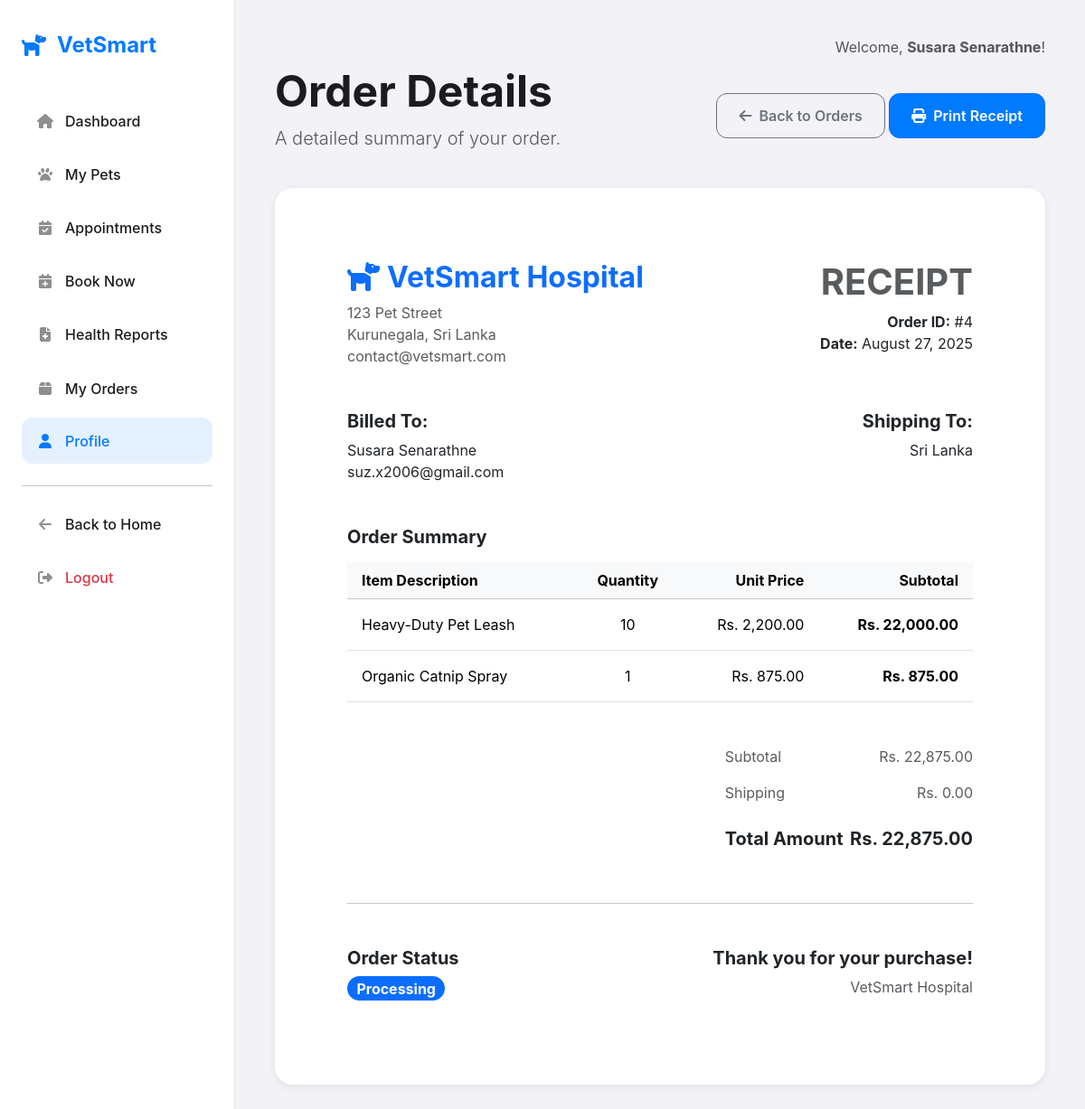
The app's page /VetSmart/client/view_order.php?order_id=4 (signed in) with its own data.
### tables this page shows
CREATE TABLE `orders` (
  `order_id` int(11) NOT NULL,
  `client_id` int(11) NOT NULL,
  `total_amount` decimal(10,2) NOT NULL,
  `shipping_address` text NOT NULL,
  `order_status` enum('Pending','Processing','Shipped','Delivered','Cancelled') NOT NULL DEFAULT 'Pending',
  `stripe_payment_intent_id` varchar(255) NOT NULL,
  `order_date` timestamp NOT NULL DEFAULT current_timestamp()
);

CREATE TABLE `users` (
  `user_id` int(11) NOT NULL,
  `full_name` varchar(255) NOT NULL,
  `email` varchar(255) NOT NULL,
  `password` varchar(255) NOT NULL,
  `phone_number` varchar(20) DEFAULT NULL,
  `address` text DEFAULT NULL,
  `role` enum('client','admin') NOT NULL DEFAULT 'client',
  `created_at` timestamp NOT NULL DEFAULT current_timestamp()
);

CREATE TABLE `order_items` (
  `order_item_id` int(11) NOT NULL,
  `order_id` int(11) NOT NULL,
  `product_id` int(11) NOT NULL,
  `quantity` int(11) NOT NULL,
  `price_per_item` decimal(10,2) NOT NULL
);

CREATE TABLE `products` (
  `product_id` int(11) NOT NULL,
  `name` varchar(255) NOT NULL,
  `description` text NOT NULL,
  `price` decimal(10,2) NOT NULL,
  `stock_quantity` int(11) NOT NULL DEFAULT 0,
  `image_url` varchar(255) DEFAULT 'https://placehold.co/600x400/E8F5E9/4CAF50?text=VetSmart',
  `created_at` timestamp NOT NULL DEFAULT current_timestamp()
);

### VetSmart/client/view_order.php (the view, shortened to what this page needs)
<?php
include 'includes/header.php';
$order_id = intval($_GET['order_id']);
$client_id = $_SESSION['user_id'];
$sql_order = "SELECT o.order_id, o.total_amount, o.shipping_address, o.order_date, o.order_status, u.full_name, u.email
              FROM orders o
              JOIN users u ON o.client_id = u.user_id
              WHERE o.order_id = ? AND o.client_id = ?";
$stmt_order = mysqli_prepare($conn, $sql_order);
mysqli_stmt_bind_param($stmt_order, "ii", $order_id, $client_id);
mysqli_stmt_execute($stmt_order);
$result_order = mysqli_stmt_get_result($stmt_order);
$order = mysqli_fetch_assoc($result_order);
$order_items = [];
$sql_items = "SELECT oi.quantity, oi.price_per_item, p.name
             FROM order_items oi
             JOIN products p ON oi.product_id = p.product_id
             WHERE oi.order_id = ?";
$stmt_items = mysqli_prepare($conn, $sql_items);
mysqli_stmt_bind_param($stmt_items, "i", $order_id);
mysqli_stmt_execute($stmt_items);
$result_items = mysqli_stmt_get_result($stmt_items);
if($result_items) {
    while($row = mysqli_fetch_assoc($result_items)) {
        $order_items[] = $row;
    }
}
function get_order_status_badge($status) {
    switch ($status) {
        case 'Processing': return 'badge rounded-pill bg-primary';
    }
}
?>
<div class="d-flex justify-content-between align-items-center mb-4 print-hide">
    <div>
        <h1 class="display-5 fw-bold mb-2">Order Details</h1>
        <p class="lead text-muted">A detailed summary of your order.</p>
    </div>
    <div>
        <a href="my_orders.php" class="btn btn-outline-secondary"><i class="fas fa-arrow-left me-2"></i>Back to Orders</a>
        <button onclick="window.print();" class="btn btn-primary"><i class="fas fa-print me-2"></i>Print Receipt</button>
    </div>
</div>
<div class="card" id="receipt">
    <div class="card-body p-5">
        <div class="row mb-5">
            <div class="col-md-6">
                <h2 class="fw-bold text-primary mb-2"><i class="fas fa-dog me-2"></i>VetSmart Hospital</h2>
                <p class="text-muted mb-0">123 Pet Street</p>
                <p class="text-muted mb-0">Kurunegala, Sri Lanka</p>
                <p class="text-muted mb-0">contact@vetsmart.com</p>
            </div>
            <div class="col-md-6 text-md-end">
                <h1 class="display-6 fw-bold text-uppercase text-muted">Receipt</h1>
                <p class="mb-0"><strong>Order ID:</strong> #<?php echo htmlspecialchars($order['order_id']); ?></p>
                <p class="mb-0"><strong>Date:</strong> <?php echo date('F j, Y', strtotime($order['order_date'])); ?></p>
            </div>
        </div>
        <div class="row mb-5">
            <div class="col-md-6">
                <h5 class="fw-bold">Billed To:</h5>
                <p class="mb-0"><?php echo htmlspecialchars($order['full_name']); ?></p>
                <p class="mb-0"><?php echo htmlspecialchars($order['email']); ?></p>
            </div>
            <div class="col-md-6 text-md-end">
                <h5 class="fw-bold">Shipping To:</h5>
                <address class="mb-0"><?php echo nl2br(htmlspecialchars($order['shipping_address'])); ?></address>
            </div>
        </div>
        <h5 class="fw-bold mb-3">Order Summary</h5>
        <div class="table-responsive">
            <table class="table">
                <thead class="table-light">
                    <tr>
                        <th scope="col" class="py-2 ps-3">Item Description</th>
                        <th scope="col" class="py-2 text-center">Quantity</th>
                        <th scope="col" class="py-2 text-end">Unit Price</th>
                        <th scope="col" class="py-2 text-end pe-3">Subtotal</th>
                    </tr>
                </thead>
                <tbody>
                    <?php
                    $subtotal = 0;
                    foreach ($order_items as $item):
                        $item_total = $item['price_per_item'] * $item['quantity'];
                        $subtotal += $item_total;
                    ?>
                        <tr>
                            <td class="py-3 ps-3"><?php echo htmlspecialchars($item['name']); ?></td>
                            <td class="py-3 text-center"><?php echo $item['quantity']; ?></td>
                            <td class="py-3 text-end">Rs. <?php echo number_format($item['price_per_item'], 2); ?></td>
                            <td class="py-3 text-end pe-3 fw-bold">Rs. <?php echo number_format($item_total, 2); ?></td>
                        </tr>
                    <?php endforeach; ?>
                </tbody>
            </table>
        </div>
        <div class="row mt-4 justify-content-end">
            <div class="col-md-5">
                <ul class="list-group list-group-flush">
                    <li class="list-group-item d-flex justify-content-between align-items-center border-0 px-0 pb-2 text-muted">
                        <span>Subtotal</span>
                        <span>Rs. <?php echo number_format($subtotal, 2); ?></span>
                    </li>
                    <li class="list-group-item d-flex justify-content-between align-items-center border-0 px-0 pb-2 text-muted">
                        <span>Shipping</span>
                        <span>Rs. <?php echo number_format($order['total_amount'] - $subtotal, 2); ?></span>
                    </li>
                    <li class="list-group-item d-flex justify-content-between align-items-center border-0 px-0 fw-bold fs-5 mt-2">
                        <span>Total Amount</span>
                        <span>Rs. <?php echo number_format($order['total_amount'], 2); ?></span>
                    </li>
                </ul>
            </div>
        </div>
        <hr class="my-5">
        <div class="row">
            <div class="col-md-6">
                <h5 class="fw-bold">Order Status</h5>
                <span class="<?php echo get_order_status_badge($order['order_status']); ?> fs-6">
                    <?php echo htmlspecialchars($order['order_status']); ?>
                </span>
            </div>
            <div class="col-md-6 text-md-end">
                <h5 class="fw-bold">Thank you for your purchase!</h5>
                <p class="text-muted">VetSmart Hospital</p>
            </div>
        </div>
    </div>
</div>
<?php
include 'includes/footer.php';
?>

### VetSmart/client/includes/header.php (style rules this page uses)
:root { --ios-blue: #007AFF; --ios-green: #34C759; --ios-red: #FF3B30; --ios-gray: #8E8E93; --ios-light-gray: #F2F2F7; --ios-dark-gray: #1C1C1E; --ios-white: #FFFFFF; --shadow-light: 0 2px 10px rgba(0,0,0,0.08); --border-radius: 12px; --border-radius-lg: 20px; }
body { font-family: -apple-system, BlinkMacSystemFont, 'SF Pro Display', 'Segoe UI', Roboto, sans-serif; background-color: var(--ios-light-gray); color: var(--ios-dark-gray); }
.card { border: none; border-radius: var(--border-radius-lg); background: var(--ios-white); box-shadow: var(--shadow-light); padding: 2rem; }
.btn { border-radius: var(--border-radius); font-weight: 600; padding: 12px 24px; }
.btn-primary { background-color: var(--ios-blue); }

### records on screen
orders: order_id "4", order_date "August 27, 2025", client.full_name "Susara Senarathne", client.email "suz.x2006@gmail.com", shipping_address "Sri Lanka", $order['total_amount']-$subtotal "0.00", total_amount "22,875.00", order_status "Processing"
order_items: product.name "Heavy-Duty Pet Leash", quantity "10", price_per_item "2,200.00", item_total "22,000.00"
order_items: product.name "Organic Catnip Spray", quantity "1", price_per_item "875.00"

### other values on screen
$_SESSION['full_name'] "Susara Senarathne"
$subtotal "22,875.00"
